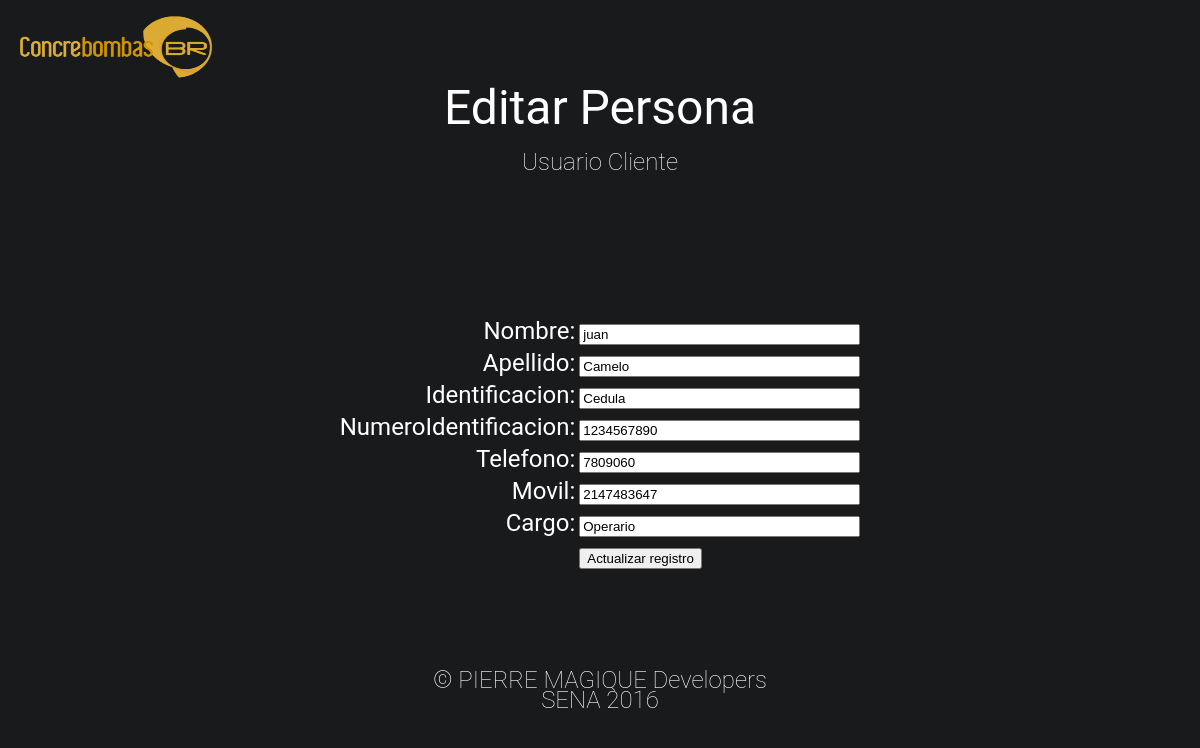
The page /php/php/EditEmployee.php?recordID=1 on the database its author committed.
### tables this page shows
CREATE TABLE IF NOT EXISTS `empleado` (
  `IDempleado` int(11) NOT NULL AUTO_INCREMENT COMMENT 'Numero asignado de manera autoincrementable a cada Empleado.',
  `Nombre` varchar(50) NOT NULL COMMENT 'Nombre del empleado.',
  `Apellido` varchar(50) NOT NULL COMMENT 'Apellido del empleado.',
  `Identificacion` varchar(45) NOT NULL COMMENT 'Tipo de identificación del empleado.',
  `NumeroIdentificacion` int(17) NOT NULL COMMENT 'Número de identificación del empleado.',
  `Telefono` int(7) DEFAULT NULL COMMENT 'Teléfono local del empleado.',
  `Movil` int(10) NOT NULL COMMENT 'Numero celular del empleado.',
  `Email` varchar(60) NOT NULL COMMENT 'Correo electrónico del empleado.',
  `Cargo` varchar(50) NOT NULL COMMENT 'Cargo que tiene el empleado en la empresa.',
  `Password` varchar(60) NOT NULL COMMENT 'Contraseña con la que ingresara el empleado al aplicativo.',
  `relacionar` varchar(45) NOT NULL COMMENT 'Campo que relaciona las distintas tablas.',
  PRIMARY KEY (`Email`),
  KEY `IDempleado` (`IDempleado`)
);

### php/php/EditEmployee.php (the view, shortened to what this page needs)
<?php require_once('../Connections/conexion.php'); ?>
<?php
if (!function_exists("GetSQLValueString")) {
function GetSQLValueString($theValue, $theType, $theDefinedValue = "", $theNotDefinedValue = "")
{
  $theValue = function_exists("mysql_real_escape_string") ? mysql_real_escape_string($theValue) : mysql_escape_string($theValue);
  switch ($theType) {
    case "long":
    case "int":
      $theValue = ($theValue != "") ? intval($theValue) : "NULL";
      break;
  }
  return $theValue;
}
}
$editFormAction = $_SERVER['PHP_SELF'];
if (isset($_SERVER['QUERY_STRING'])) {
  $editFormAction .= "?" . htmlentities($_SERVER['QUERY_STRING']);
}
$var_id_editEmp = "0";
if (isset($_GET['recordID'])) {
  $var_id_editEmp = $_GET['recordID'];
}
$query_editEmp = sprintf("SELECT * FROM empleado WHERE empleado.IDempleado=%s", GetSQLValueString($var_id_editEmp, "int"));
$editEmp = mysql_query($query_editEmp, $conexion) or die(mysql_error());
$row_editEmp = mysql_fetch_assoc($editEmp);
?>
<link href="../css/style.css" rel="stylesheet" type="text/css">
<img src="../Imagenes/LOGONAME.png" width="210" height="80" alt="logoname" />
<div class="tittle">
<h1 align="center">Editar Persona</h1>
<p align="center">Usuario Cliente</p>
</div>
<p>
</p>
<p>&nbsp;</p>
<form action="<?php echo $editFormAction; ?>" method="post" name="form1" id="form1">
  <table align="center">
    <tr valign="baseline">
      <td nowrap="nowrap" align="right">Nombre:</td>
      <td><input type="text" name="Nombre" value="<?php echo htmlentities($row_editEmp['Nombre'], ENT_COMPAT, ''); ?>" size="32" /></td>
    </tr>
    <tr valign="baseline">
      <td nowrap="nowrap" align="right">Apellido:</td>
      <td><input type="text" name="Apellido" value="<?php echo htmlentities($row_editEmp['Apellido'], ENT_COMPAT, ''); ?>" size="32" /></td>
    </tr>
    <tr valign="baseline">
      <td nowrap="nowrap" align="right">Identificacion:</td>
      <td><input type="text" name="Identificacion" value="<?php echo htmlentities($row_editEmp['Identificacion'], ENT_COMPAT, ''); ?>" size="32" /></td>
    </tr>
    <tr valign="baseline">
      <td nowrap="nowrap" align="right">NumeroIdentificacion:</td>
      <td><input type="text" name="NumeroIdentificacion" value="<?php echo htmlentities($row_editEmp['NumeroIdentificacion'], ENT_COMPAT, ''); ?>" size="32" /></td>
    </tr>
    <tr valign="baseline">
      <td nowrap="nowrap" align="right">Telefono:</td>
      <td><input type="text" name="Telefono" value="<?php echo htmlentities($row_editEmp['Telefono'], ENT_COMPAT, ''); ?>" size="32" /></td>
    </tr>
    <tr valign="baseline">
      <td nowrap="nowrap" align="right">Movil:</td>
      <td><input type="text" name="Movil" value="<?php echo htmlentities($row_editEmp['Movil'], ENT_COMPAT, ''); ?>" size="32" /></td>
    </tr>
    <tr valign="baseline">
      <td nowrap="nowrap" align="right">Cargo:</td>
      <td><input type="text" name="Cargo" value="<?php echo htmlentities($row_editEmp['Cargo'], ENT_COMPAT, ''); ?>" size="32" /></td>
    </tr>
    <tr valign="baseline">
      <td nowrap="nowrap" align="right">&nbsp;</td>
      <td><input type="submit" value="Actualizar registro" /></td>
    </tr>
  </table>
</form>
<p>&nbsp;</p>
<div class="footer">
  <p align="center">&copy; PIERRE MAGIQUE Developers<br />
  SENA 2016</p>
</div>

### css/style.css (style rules this page uses)
h1, h2, h3, h4, h5, h6 { font-weight: normal; }
h1 { margin: 10px; }
p { padding: 10px; font-weight: 100; color: #fff; }
.footer { background: #181A1C; text-align: center; }
.footer > p { color: #fff; margin:0; }

### php/php/EditEmployee.php (style rules this page uses)
body,td,th { font-family: Roboto, sans-serif; font-size: 24px; }

### rows shown on the page
empleado: Nombre "juan", Apellido "Camelo", Identificacion "Cedula", NumeroIdentificacion "1234567890", Telefono "7809060", Movil "2147483647", Cargo "Operario"
